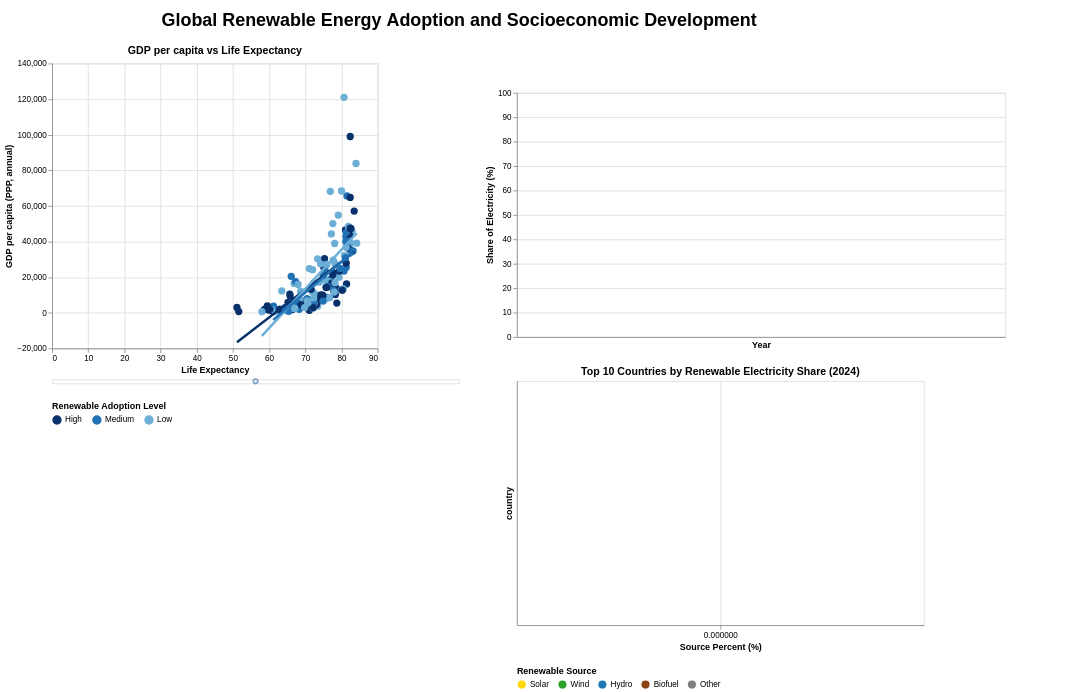

This figure's notebook cell:
### Code cell
#Final View 1

import pandas as pd
import altair as alt

alt.data_transformers.disable_max_rows()

alt.renderers.set_embed_options(padding={'bottom': 100})

# Data preparation
df_clean = df.copy()
df_clean.rename(columns={
    'country_x': 'country',
    'population_x': 'population',
}, inplace=True)

# Melt renewable shares into long format
renewable_long = df_clean.melt(
    id_vars=['country','year'],
    value_vars=[
        'solar_share_elec',
        'wind_share_elec',
        'hydro_share_elec',
        'biofuel_share_elec',
        'other_renewables_share_elec'
    ],
    var_name='source',
    value_name='share'
)

# Rename sources
renewable_long['source'] = renewable_long['source'].replace({
    'solar_share_elec': 'Solar',
    'wind_share_elec': 'Wind',
    'hydro_share_elec': 'Hydro',
    'biofuel_share_elec': 'Biofuel',
    'other_renewables_share_elec': 'Other'
})

renewable_long['share'] = renewable_long['share'].fillna(0)
renewable_long['year'] = renewable_long['year'].astype(int)

# Setting colors
source_order = ['Solar','Wind','Hydro','Biofuel','Other']
source_colors = {
    'Solar': '#FFD700',
    'Wind': '#2ca02c',
    'Hydro': '#1f77b4',
    'Biofuel': '#8B4513',
    'Other': '#7f7f7f'
}
adoption_colors = {
    'High': '#08306b',
    'Medium': '#2171b5',
    'Low': '#6baed6'
}

category_selection = alt.selection_point(fields=['renewable_adoption_level'], bind='legend', empty='all')
country_selection = alt.selection_point(fields=['country'], on='click', empty='none')
source_selection = alt.selection_point(fields=['source'], on='click', empty='none')
show_lines = alt.param(name='show_lines', bind=alt.binding_checkbox(name='Show Regression Lines'), value=True)
show_points = alt.param(name='show_points', bind=alt.binding_checkbox(name='Show Scatter Points'), value=True)

# Scatter plot
scatter = alt.Chart(df_clean[df_clean['year'] == 2018]).mark_circle(size=80).encode(
    alt.X('life_expectancy:Q', title='Life Expectancy'),
    alt.Y('income:Q', title='GDP per capita (PPP, annual)'),
    color=alt.condition(
        category_selection | country_selection,
        alt.Color('renewable_adoption_level:N',
                  sort=['High','Medium','Low'],
                  scale=alt.Scale(domain=list(adoption_colors.keys()),
                                  range=list(adoption_colors.values())),
                  legend=alt.Legend(
                      title="Renewable Adoption Level",
                      orient="bottom"
                  )),
        alt.value('lightgrey')
    ),
    opacity=alt.condition(category_selection | country_selection, alt.value(1.0), alt.value(0.25)),
    tooltip=[
    alt.Tooltip('country:N', title='Country'),
    alt.Tooltip('income:Q', title='GDP per capita'),
    alt.Tooltip('life_expectancy:Q', title='Life Expectancy'),
    alt.Tooltip('renewable_adoption_level:N', title='Renewable Adoption Level')
]
).transform_filter(show_points).add_params(category_selection, country_selection, show_lines, show_points
).properties(
    width=400,
    height=300
)

regression = alt.Chart(df_clean[df_clean['year'] == 2018]).transform_regression(
    'life_expectancy','income', groupby=['renewable_adoption_level']
).mark_line(size=3).encode(
    x='life_expectancy:Q',
    y='income:Q',
    color=alt.Color('renewable_adoption_level:N',
                    sort=['High','Medium','Low'],
                    scale=alt.Scale(domain=list(adoption_colors.keys()),
                                    range=list(adoption_colors.values())),
                    legend=None)
).transform_filter(category_selection).transform_filter(show_lines).add_params(category_selection, country_selection, show_lines, show_points)

scatter_regression = (scatter + regression).properties(width=400, height=350, title='GDP per capita vs Life Expectancy').interactive()

# Stacked area chart
country_title = alt.Chart(df_clean[['country']].drop_duplicates()).mark_text(
    align='center', fontSize=16, fontWeight='bold'
).encode(text='country:N').transform_filter(country_selection).properties(width=700, height=30)

stacked_area = alt.Chart(renewable_long).mark_area().encode(
    x=alt.X('year:O', title='Year'),
    y=alt.Y('share:Q', title='Share of Electricity (%)',
            stack='zero', scale=alt.Scale(domain=[0,100])),
    color=alt.Color('source:N',
                    sort=source_order,
                    scale=alt.Scale(domain=list(source_colors.keys()),
                                    range=list(source_colors.values())),
                    legend=alt.Legend(title='Renewable Source',
                                      orient='bottom',
                                      direction='horizontal')),
    opacity=alt.condition(source_selection, alt.value(1.0), alt.value(0.35)),
    tooltip=[
    alt.Tooltip('country:N', title='Country'),
    alt.Tooltip('year:O', title='Year'),
    alt.Tooltip('source:N', title='Source'),
    alt.Tooltip('share:Q', title='Share')
]
).transform_filter(country_selection).properties(width=600, height=300).add_params(source_selection, country_selection)

stacked_area_with_title = alt.vconcat(country_title, stacked_area, spacing=0)

controls_anchor = alt.Chart(pd.DataFrame({'anchor':[0]})).mark_point().encode(
    x=alt.X('anchor:Q', axis=None)
).properties(width=500, height=5, title='').add_params(show_lines, show_points)

scatter_with_controls = alt.vconcat(scatter_regression, controls_anchor, spacing=0)

# 2024 ranks
renewable_2024 = renewable_long[(renewable_long['year'] == 2024)].copy()
ranked_2024 = (
    renewable_2024
    .sort_values(['source','share'], ascending=[True, False])
    .assign(rank=lambda df: df.groupby('source').cumcount() + 1)
)
ranked_2024['rank'] = ranked_2024['rank'].astype(int)

TOP_N = 10
top10 = ranked_2024[ranked_2024['rank'] <= TOP_N]

# Comparison chart
comparison_base = alt.Chart(top10).transform_filter(
    source_selection
).transform_filter(
    alt.datum.year == 2024
)

bars = comparison_base.mark_bar().encode(
    x=alt.X('share:Q', title='Source Percent (%)'),
    y=alt.Y('country:N', sort='-x'),
    # Highlighting if selected country is in top 10
    color=alt.condition(
        country_selection,
        alt.value('crimson'),
        alt.Color('source:N',
                  sort=source_order,
                  scale=alt.Scale(domain=list(source_colors.keys()),
                                  range=list(source_colors.values())),
                  legend=None)
    ),
    tooltip=[
    alt.Tooltip('country', title='Country'),
    alt.Tooltip('source', title='Source'),
    alt.Tooltip('share', title='Share')
    ]
).properties(
    width=500,
    height=300,
    title='Top 10 Countries by Renewable Electricity Share (2024)'
).add_params(source_selection, country_selection)

comparison_chart = bars

# Combining the graphs
right_side = alt.vconcat(
    stacked_area_with_title,
    comparison_chart,
    spacing=20
)

chart = alt.hconcat(
    scatter_with_controls,
    right_side,
    spacing=30
).resolve_scale(color='independent')

# General dashboard title
dashboard_title = alt.Chart(pd.DataFrame({'text': ['Global Renewable Energy Adoption and Socioeconomic Development']})).mark_text(
    align='center',
    fontSize=22,
    fontWeight='bold'
).encode(
    text='text'
).properties(width=1000, height=40)

dashboard = alt.vconcat(
    dashboard_title,
    chart, 
    spacing=10
)

dashboard

### Figure 1 — Vega-Lite specification as saved in the notebook (floating-point values rounded to 4 significant figures; data arrays with more than 128 entries replaced by an {"elided": "..."} marker saying what was removed)
{"config": {"view": {"continuousWidth": 300, "continuousHeight": 300}}, "vconcat": [{"data": {"name": "data-b3ecd7817c6be8a2ba12aa86d2ff140e"}, "mark": {"type": "text", "align": "center", "fontSize": 22, "fontWeight": "bold"}, "encoding": {"text": {"field": "text", "type": "nominal"}}, "height": 40, "width": 1000}, {"hconcat": [{"vconcat": [{"layer": [{"data": {"name": "data-2215d706459dec90356efe86d34116bc"}, "mark": {"type": "circle", "size": 80}, "encoding": {"color": {"condition": {"test": {"or": [{"param": "param_1"}, {"param": "param_2"}]}, "field": "renewable_adoption_level", "legend": {"orient": "bottom", "title": "Renewable Adoption Level"}, "scale": {"domain": ["High", "Medium", "Low"], "range": ["#08306b", "#2171b5", "#6baed6"]}, "sort": ["High", "Medium", "Low"], "type": "nominal"}, "value": "lightgrey"}, "opacity": {"condition": {"test": {"or": [{"param": "param_1"}, {"param": "param_2"}]}, "value": 1.0}, "value": 0.25}, "tooltip": [{"field": "country", "title": "Country", "type": "nominal"}, {"field": "income", "title": "GDP per capita", "type": "quantitative"}, {"field": "life_expectancy", "title": "Life Expectancy", "type": "quantitative"}, {"field": "renewable_adoption_level", "title": "Renewable Adoption Level", "type": "nominal"}], "x": {"field": "life_expectancy", "title": "Life Expectancy", "type": "quantitative"}, "y": {"field": "income", "title": "GDP per capita (PPP, annual)", "type": "quantitative"}}, "name": "view_1", "transform": [{"filter": {"param": "show_points"}}]}, {"data": {"name": "data-2215d706459dec90356efe86d34116bc"}, "mark": {"type": "line", "size": 3}, "encoding": {"color": {"field": "renewable_adoption_level", "legend": null, "scale": {"domain": ["High", "Medium", "Low"], "range": ["#08306b", "#2171b5", "#6baed6"]}, "sort": ["High", "Medium", "Low"], "type": "nominal"}, "x": {"field": "life_expectancy", "type": "quantitative"}, "y": {"field": "income", "type": "quantitative"}}, "transform": [{"on": "life_expectancy", "regression": "income", "groupby": ["renewable_adoption_level"]}, {"filter": {"param": "param_1", "empty": true}}, {"filter": {"param": "show_lines"}}]}], "height": 350, "title": "GDP per capita vs Life Expectancy", "width": 400}, {"data": {"name": "data-75bddd8b2dd6230b4dc93f2a1df524de"}, "mark": {"type": "point"}, "encoding": {"x": {"axis": null, "field": "anchor", "type": "quantitative"}}, "height": 5, "title": "", "width": 500}], "spacing": 0}, {"vconcat": [{"vconcat": [{"data": {"name": "data-b1200be335de0f32ecfb7afd84ba5f1e"}, "mark": {"type": "text", "align": "center", "fontSize": 16, "fontWeight": "bold"}, "encoding": {"text": {"field": "country", "type": "nominal"}}, "height": 30, "transform": [{"filter": {"param": "param_2", "empty": false}}], "width": 700}, {"data": {"name": "data-6e147ce51121cbdbaf7b368b97eadd92"}, "mark": {"type": "area"}, "encoding": {"color": {"field": "source", "legend": {"direction": "horizontal", "orient": "bottom", "title": "Renewable Source"}, "scale": {"domain": ["Solar", "Wind", "Hydro", "Biofuel", "Other"], "range": ["#FFD700", "#2ca02c", "#1f77b4", "#8B4513", "#7f7f7f"]}, "sort": ["Solar", "Wind", "Hydro", "Biofuel", "Other"], "type": "nominal"}, "opacity": {"condition": {"param": "param_3", "value": 1.0, "empty": false}, "value": 0.35}, "tooltip": [{"field": "country", "title": "Country", "type": "nominal"}, {"field": "year", "title": "Year", "type": "ordinal"}, {"field": "source", "title": "Source", "type": "nominal"}, {"field": "share", "title": "Share", "type": "quantitative"}], "x": {"field": "year", "title": "Year", "type": "ordinal"}, "y": {"field": "share", "scale": {"domain": [0, 100]}, "stack": "zero", "title": "Share of Electricity (%)", "type": "quantitative"}}, "height": 300, "name": "view_2", "transform": [{"filter": {"param": "param_2", "empty": false}}], "width": 600}], "spacing": 0}, {"data": {"name": "data-d2df68951f832cf10c6ea2d86d3b6c81"}, "mark": {"type": "bar"}, "encoding": {"color": {"condition": {"param": "param_2", "empty": false, "value": "crimson"}, "field": "source", "legend": null, "scale": {"domain": ["Solar", "Wind", "Hydro", "Biofuel", "Other"], "range": ["#FFD700", "#2ca02c", "#1f77b4", "#8B4513", "#7f7f7f"]}, "sort": ["Solar", "Wind", "Hydro", "Biofuel", "Other"], "type": "nominal"}, "tooltip": [{"field": "country", "title": "Country", "type": "nominal"}, {"field": "source", "title": "Source", "type": "nominal"}, {"field": "share", "title": "Share", "type": "quantitative"}], "x": {"field": "share", "title": "Source Percent (%)", "type": "quantitative"}, "y": {"field": "country", "sort": "-x", "type": "nominal"}}, "height": 300, "name": "view_3", "title": "Top 10 Countries by Renewable Electricity Share (2024)", "transform": [{"filter": {"param": "param_3", "empty": false}}, {"filter": "(datum.year === 2024)"}], "width": 500}], "spacing": 20}], "resolve": {"scale": {"color": "independent"}}, "spacing": 30}], "params": [{"name": "param_1", "select": {"type": "point", "fields": ["renewable_adoption_level"]}, "bind": "legend", "views": ["view_1"]}, {"name": "param_2", "select": {"type": "point", "fields": ["country"], "on": "click"}, "views": ["view_1", "view_2", "view_3"]}, {"name": "show_lines", "bind": {"input": "checkbox", "name": "Show Regression Lines"}, "value": true}, {"name": "show_points", "bind": {"input": "checkbox", "name": "Show Scatter Points"}, "value": true}, {"name": "param_4", "select": {"type": "interval", "encodings": ["x", "y"]}, "bind": "scales", "views": ["view_1"]}, {"name": "param_3", "select": {"type": "point", "fields": ["source"], "on": "click"}, "views": ["view_2", "view_3"]}], "spacing": 10, "$schema": "https://vega.github.io/schema/vega-lite/v5.20.1.json", "datasets": {"data-b3ecd7817c6be8a2ba12aa86d2ff140e": [{"text": "Global Renewable Energy Adoption and Socioeconomic Development"}], "data-2215d706459dec90356efe86d34116bc": {"elided": "220 records"}, "data-75bddd8b2dd6230b4dc93f2a1df524de": [{"anchor": 0}], "data-b1200be335de0f32ecfb7afd84ba5f1e": {"elided": "220 records"}, "data-6e147ce51121cbdbaf7b368b97eadd92": {"elided": "37650 records"}, "data-d2df68951f832cf10c6ea2d86d3b6c81": [{"country": "Luxembourg", "year": 2024, "source": "Biofuel", "share": 30.13, "rank": 1}, {"country": "Uruguay", "year": 2024, "source": "Biofuel", "share": 21.89, "rank": 2}, {"country": "Estonia", "year": 2024, "source": "Biofuel", "share": 21.75, "rank": 3}, {"country": "Denmark", "year": 2024, "source": "Biofuel", "share": 18.82, "rank": 4}, {"country": "United Kingdom", "year": 2024, "source": "Biofuel", "share": 14.02, "rank": 5}, {"country": "El Salvador", "year": 2024, "source": "Biofuel", "share": 12.5, "rank": 6}, {"country": "Finland", "year": 2024, "source": "Biofuel", "share": 12.37, "rank": 7}, {"country": "Latvia", "year": 2024, "source": "Biofuel", "share": 12.07, "rank": 8}, {"country": "Lithuania", "year": 2024, "source": "Biofuel", "share": 9.836, "rank": 9}, {"country": "Germany", "year": 2024, "source": "Biofuel", "share": 9.627, "rank": 10}, {"country": "Tajikistan", "year": 2024, "source": "Hydro", "share": 89.34, "rank": 1}, {"country": "Norway", "year": 2024, "source": "Hydro", "share": 88.71, "rank": 2}, {"country": "Venezuela", "year": 2024, "source": "Hydro", "share": 87.42, "rank": 3}, {"country": "Kyrgyzstan", "year": 2024, "source": "Hydro", "share": 84.05, "rank": 4}, {"country": "Georgia", "year": 2024, "source": "Hydro", "share": 79.52, "rank": 5}, {"country": "Costa Rica", "year": 2024, "source": "Hydro", "share": 70.11, "rank": 6}, {"country": "Ecuador", "year": 2024, "source": "Hydro", "share": 69.73, "rank": 7}, {"country": "Iceland", "year": 2024, "source": "Hydro", "share": 69.42, "rank": 8}, {"country": "Colombia", "year": 2024, "source": "Hydro", "share": 58.1, "rank": 9}, {"country": "Austria", "year": 2024, "source": "Hydro", "share": 56.99, "rank": 10}, {"country": "Kenya", "year": 2024, "source": "Other", "share": 45.45, "rank": 1}, {"country": "El Salvador", "year": 2024, "source": "Other", "share": 38.12, "rank": 2}, {"country": "Iceland", "year": 2024, "source": "Other", "share": 30.5, "rank": 3}, {"country": "Luxembourg", "year": 2024, "source": "Other", "share": 30.13, "rank": 4}, {"country": "Uruguay", "year": 2024, "source": "Other", "share": 21.89, "rank": 5}, {"country": "Estonia", "year": 2024, "source": "Other", "share": 21.75, "rank": 6}, {"country": "New Zealand", "year": 2024, "source": "Other", "share": 21.43, "rank": 7}, {"country": "Denmark", "year": 2024, "source": "Other", "share": 18.82, "rank": 8}, {"country": "United Kingdom", "year": 2024, "source": "Other", "share": 14.25, "rank": 9}, {"country": "Costa Rica", "year": 2024, "source": "Other", "share": 13.09, "rank": 10}, {"country": "Hungary", "year": 2024, "source": "Solar", "share": 24.62, "rank": 1}, {"country": "Luxembourg", "year": 2024, "source": "Solar", "share": 22.44, "rank": 2}, {"country": "Chile", "year": 2024, "source": "Solar", "share": 22.32, "rank": 3}, {"country": "Greece", "year": 2024, "source": "Solar", "share": 21.44, "rank": 4}, {"country": "Spain", "year": 2024, "source": "Solar", "share": 20.9, "rank": 5}, {"country": "Cyprus", "year": 2024, "source": "Solar", "share": 19.41, "rank": 6}, {"country": "Lithuania", "year": 2024, "source": "Solar", "share": 19.26, "rank": 7}, {"country": "Australia", "year": 2024, "source": "Solar", "share": 17.81, "rank": 8}, {"country": "Netherlands", "year": 2024, "source": "Solar", "share": 17.7, "rank": 9}, {"country": "El Salvador", "year": 2024, "source": "Solar", "share": 17.34, "rank": 10}, {"country": "Denmark", "year": 2024, "source": "Wind", "share": 57.91, "rank": 1}, {"country": "Lithuania", "year": 2024, "source": "Wind", "share": 45.35, "rank": 2}, {"country": "Ireland", "year": 2024, "source": "Wind", "share": 37.03, "rank": 3}, {"country": "Portugal", "year": 2024, "source": "Wind", "share": 31.05, "rank": 4}, {"country": "United Kingdom", "year": 2024, "source": "Wind", "share": 29.96, "rank": 5}, {"country": "Luxembourg", "year": 2024, "source": "Wind", "share": 28.85, "rank": 6}, {"country": "Germany", "year": 2024, "source": "Wind", "share": 27.98, "rank": 7}, {"country": "Uruguay", "year": 2024, "source": "Wind", "share": 27.5, "rank": 8}, {"country": "Netherlands", "year": 2024, "source": "Wind", "share": 27.02, "rank": 9}, {"country": "Finland", "year": 2024, "source": "Wind", "share": 24.37, "rank": 10}]}}
